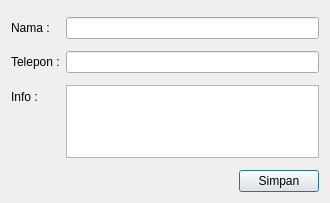
<?xml version="1.0" encoding="UTF-8"?>
<ui version="4.0">
 <class>AddKonsumen</class>
 <widget class="QDialog" name="AddKonsumen">
  <property name="geometry">
   <rect>
    <x>0</x>
    <y>0</y>
    <width>330</width>
    <height>203</height>
   </rect>
  </property>
  <property name="windowTitle">
   <string>Konsumen Baru</string>
  </property>
  <layout class="QVBoxLayout" name="verticalLayout">
   <item>
    <layout class="QFormLayout" name="formLayout">
     <item row="0" column="0">
      <widget class="QLabel" name="label">
       <property name="text">
        <string>Nama :</string>
       </property>
      </widget>
     </item>
     <item row="0" column="1">
      <widget class="QLineEdit" name="namaEdit"/>
     </item>
     <item row="1" column="0">
      <widget class="QLabel" name="label_2">
       <property name="text">
        <string>Telepon :</string>
       </property>
      </widget>
     </item>
     <item row="1" column="1">
      <widget class="QLineEdit" name="teleponEdit"/>
     </item>
     <item row="2" column="0">
      <widget class="QLabel" name="label_3">
       <property name="text">
        <string>Info :</string>
       </property>
      </widget>
     </item>
     <item row="2" column="1">
      <widget class="QPlainTextEdit" name="infoEdit">
       <property name="maximumSize">
        <size>
         <width>16777215</width>
         <height>73</height>
        </size>
       </property>
      </widget>
     </item>
    </layout>
   </item>
   <item alignment="Qt::AlignmentFlag::AlignRight">
    <widget class="QPushButton" name="simpanButton">
     <property name="text">
      <string>Simpan</string>
     </property>
    </widget>
   </item>
  </layout>
 </widget>
 <resources/>
 <connections/>
</ui>
